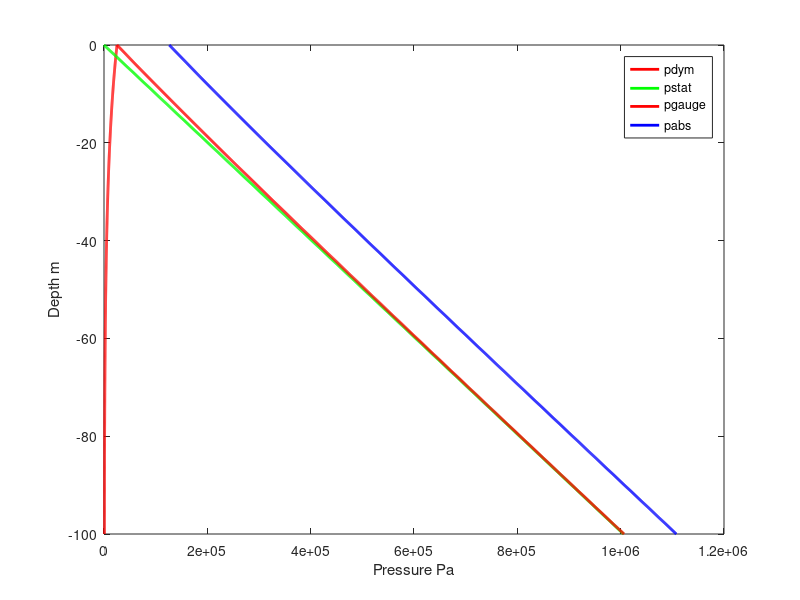
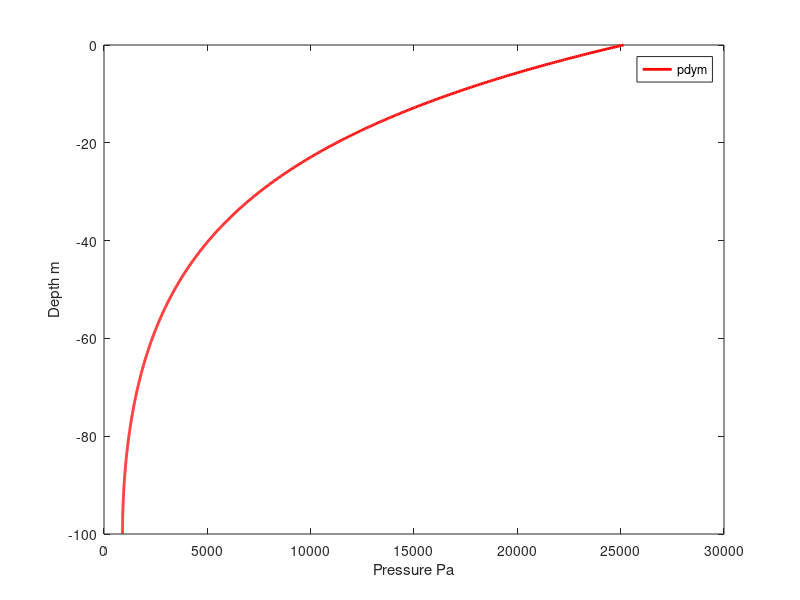

Source code (MATLAB) for these figures, in order:
%%%%%%%%%%%%%%%%%%%%%%%%%%%%%%%%%%%%%%%
%Name: Jinyan Yang                    %
%Student Number: D00264564            %
%Date: 25/10/2024                     %
%this script find the wave length for %
%a 10 sec wave. It then plot the      %
%variation in horizontal particle     %
%velocity as it varies with thime for %
%some chosen depth and plts the rsults%
%%%%%%%%%%%%%%%%%%%%%%%%%%%%%%%%%%%%%%%

%do the housekeeping

clear                 %clear the workspace
clc                   %clear the command window
close all             %clear any open figures

%define water know
Amp =2.5;  %Amplitude of the wave in m
H = 2*Amp; % waveheight is twice the amplitude
g = 9.81;  % acceration due to gravity in m/s^2
rho = 1025; %density of water kg/m3
T = 10;    % wave period in minutes
d = 100; %wave depth in m
z= -d:0.1:0; %immersion vector
patmos = 101325;%atmosperic pressure

%Now find wave length, L

L=((g*T^2)/(2*pi))*sqrt(tanh((4*pi^2*d)/(T^2*g)));


for cnt = 1:length(z)
    pdym(cnt)= rho*g*H*cosh(2*pi*(z(cnt)+d)/L)/(2*cosh(2*pi*d/L));
    pstat(cnt)= -rho*g*z(cnt);
    pgauge(cnt)= pdym(cnt)+ pstat(cnt);
    pabs(cnt)= pgauge(cnt)+patmos;
end

figure()
plot(pdym,z,'r','linewidth',2)
hold on
plot(pstat,z,'g','linewidth',2)
plot(pgauge,z,'r','linewidth',2)
plot(pabs,z,'b','linewidth',2)
xlabel('Pressure Pa')
ylabel('Depth m')
legend('pdym','pstat','pgauge','pabs')

figure()
plot(pdym,z,'r','linewidth',2)
xlabel('Pressure Pa')
ylabel('Depth m')
legend('pdym','pstat','pgauge','pabs')

Pow = (rho*g^2*H^2*T)/(32*pi); % power in kW/m
disp('This energy flux in this wave per metre wave crest is')
Pow